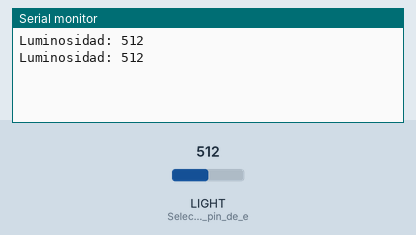
Recording of a sketch running on a simulated Seeed Wio Terminal. Shown: the last lines printed to the serial monitor. The test bench sets the inputs (shaded band); at power-on: LIGHT (Seleccionamos_el_pin_de_e) = 512.

Above: at 2.8 s.
2.9 s: LIGHT (Seleccionamos_el_pin_de_e) set to 716
At 5.0 s:
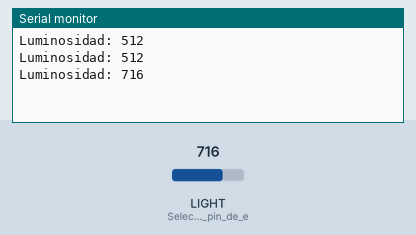
5.6 s: LIGHT (Seleccionamos_el_pin_de_e) set to 900
At 6.6 s:
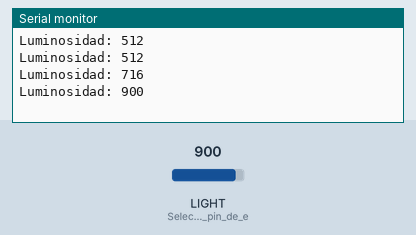
Timing chart, 0 to 8.6 s (numbered marks = the images above; inputs shaded):
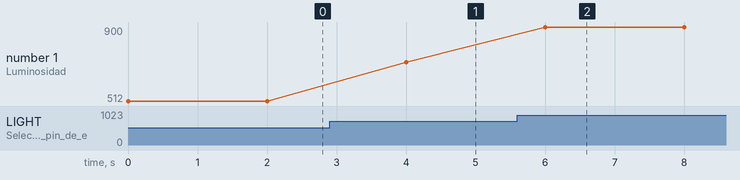

The sketch:

21_sensorLuz.ino
```cpp
void setup() {
  pinMode(WIO_LIGHT, INPUT); // Seleccionamos el pin de entrada del sensor de luz
  Serial.begin(115200); // Establecemos la velocidad de conexión
}

void loop() {
   int light = analogRead(WIO_LIGHT); // Leemos el valor del sensor de luz
   Serial.print("Luminosidad: "); // Imprimimos el mensaje
   Serial.println(light); // Imprimimos el valor
   delay(2000); // Pausamos por 2000 milisegundos (2 segundos) al programa
}
```

Measured:
- after the input at 2.9 s, the serial monitor: prints a new line after 1.1 s (image 1)
- after the input at 5.6 s, the serial monitor: prints a new line after 0.40 s (image 2)
- plotted number 1: 512 → 716 after the input at 2.9 s, 716 → 900 after the input at 5.6 s
